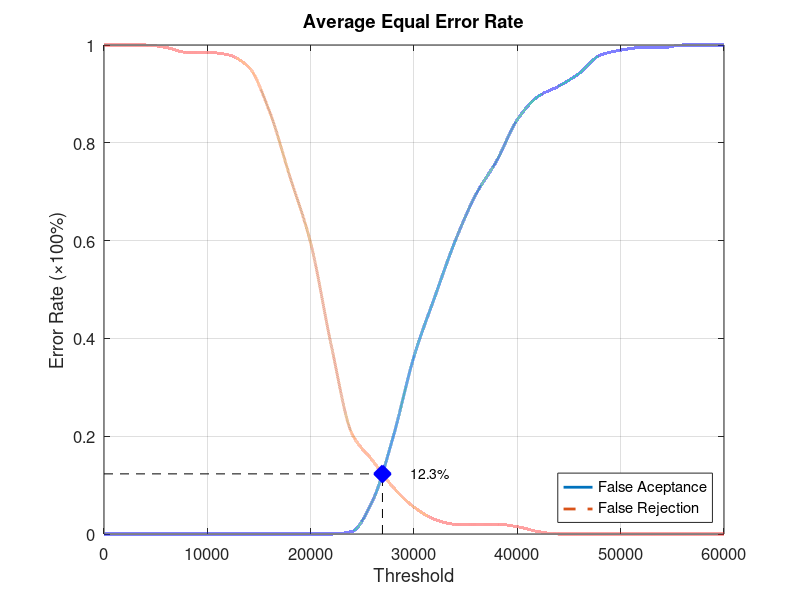
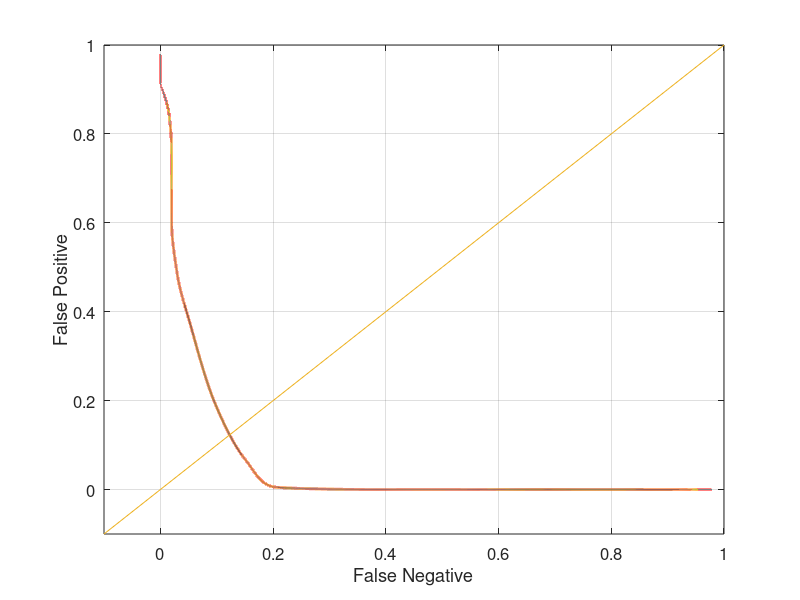

These figures' MATLAB source, in order:
function yEER = Database1_1
close all;
clear;
clc;
x = 0:2000:60000;
xq = 0:0.5:60000;

y0 = [0 0 0 0 0 0 0 0 0 0 0 0 0.00526316 0.0684211 0.2 0.363158 0.484211 0.6 0.694737 0.763158 0.847368 0.894737 0.915789 0.942105 0.978947 0.989474 0.994737 0.994737 1 1 1];
yy0 = interp1(x, y0, xq, 'pchip');
y1 = [1 1 1 0.995 0.985 0.985 0.98 0.955 0.865 0.73 0.595 0.385 0.205 0.15 0.095 0.055 0.03 0.02 0.02 0.02 0.015 0.005 0 0 0 0 0 0 0 0 0];
yy1 = interp1(x, y1, xq, 'pchip');

% Calculating EER: 
y2 = abs(y0 - y1);
find(y2 == min(y2))
yy2 = abs(yy0 - yy1);
xEER = find(yy2 == min(yy2));
xEERIndex = xq(xEER) % X-axis EER
yEER = yy0(xEER) % Y-axis EER

main = figure
plot(xq, yy0,'-','LineWidth', 2);	hold on
plot(xq, yy1,'--','LineWidth', 2);	hold on
plot([xEERIndex xEERIndex], [0 yEER], 'k--');	hold on
plot([0 xEERIndex], [yEER yEER], 'k--');	hold on
plot(xEERIndex, yEER, 'bx', 'LineWidth', 10);	hold on
text(xEERIndex + 10 * xEERIndex / 100, yEER, [num2str(round((10000 * yEER)) / 100) '%'])
legend('False Aceptance', 'False Rejection', 'Location', 'SouthEast')
xlabel('Threshold')
ylabel('Error Rate (\times100%)')
title('Average Equal Error Rate')
set(gca, 'FontSize', 12)
axis([0 60000 0 1])
grid on

print(main, 'Database1_1Main', '-dpng');
FNRxFPR = figure('Color', [1 1 1]);
plot(yy1, yy0, '-', yy1, yy0, 'LineWidth', 2);
hold on
y = -0.1:0.1:1
plot(y, y); 
set(gca, 'FontSize', 12)
xlabel('False Negative')
ylabel('False Positive')
axis([-0.1 1 -0.1 1])
set(gca, 'FontSize', 12)
grid on

print(FNRxFPR, 'Database1_1FNRxFPR','-dpng');
end
